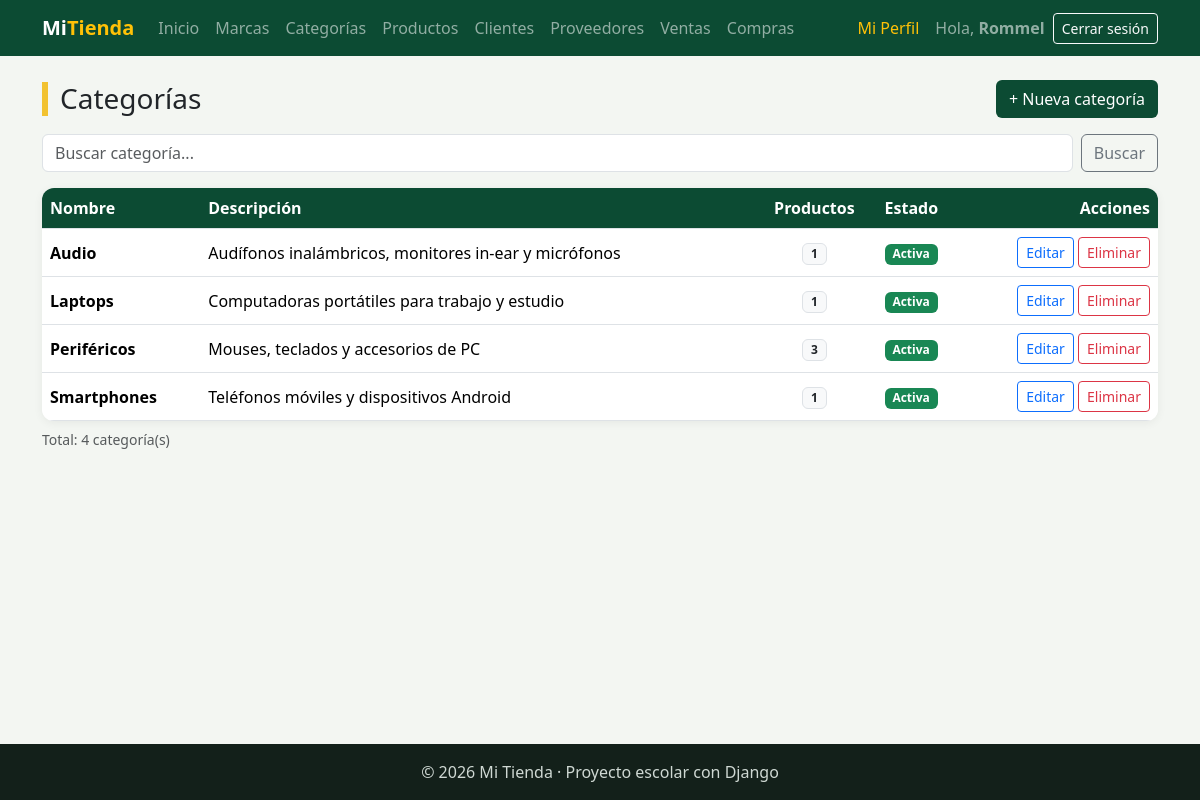
The page /facturacion/categorias/ (signed in) on the database its author committed.
### facturacion/models.py (models this page shows, shortened)
class ModeloBase(models.Model):
    user = models.ForeignKey(
        User,
        on_delete=models.SET_NULL,
        null=True,
        blank=True,
        editable=False,
        related_name="%(class)s_registrados",
        verbose_name="Registrado por",
    )
    fecha_creacion = models.DateTimeField("Fecha de creación", auto_now_add=True)
    fecha_modificacion = models.DateTimeField("Última modificación", auto_now=True)
    class Meta:
        abstract = True

class Categoria(ModeloBase):
    nombre = models.CharField(max_length=60, unique=True)
    descripcion = models.TextField("Descripción", blank=True)
    activo = models.BooleanField(default=True)
    class Meta:
        verbose_name = "Categoría"
        verbose_name_plural = "Categorías"
        ordering = ["nombre"]

### facturacion/views.py (the view)
# urls.py: path("categorias/", views.CategoriaListView.as_view(), name="categoria_lista"),
class CategoriaListView(LoginRequiredMixin, ListView):
    model = Categoria
    template_name = "facturacion/categoria_lista.html"
    context_object_name = "categorias"
    paginate_by = 5
    extra_context = {"titulo": "Categorías"}
    def get_queryset(self):
        categorias = super().get_queryset()
        q = self.request.GET.get("q", "")
        if q:
            categorias = categorias.filter(nombre__icontains=q)
        return categorias
    def get_context_data(self, **kwargs):
        contexto = super().get_context_data(**kwargs)
        contexto["q"] = self.request.GET.get("q", "")
        return contexto

### facturacion/templates/facturacion/categoria_lista.html (shortened to what this page needs)
{% extends "base.html" %}
{% block contenido %}
<div class="d-flex justify-content-between align-items-center flex-wrap gap-2 mb-3">
    <h1 class="h3 titulo-pagina m-0">{{ titulo }}</h1>
    <a href="{% url 'facturacion:categoria_crear' %}" class="btn btn-verde">+ Nueva categoría</a>
</div>
<form method="get" class="d-flex gap-2 mb-3">
    <input type="text" name="q" value="{{ q }}" class="form-control" placeholder="Buscar categoría...">
    <button type="submit" class="btn btn-outline-secondary">Buscar</button>
</form>
<div class="tarjeta p-0 table-responsive">
    <table class="table table-hover align-middle m-0">
        <thead>
            <tr><th>Nombre</th><th>Descripción</th><th class="text-center">Productos</th><th>Estado</th><th class="text-end">Acciones</th></tr>
        </thead>
        <tbody>
            {% for categoria in categorias %}
            <tr>
                <td class="fw-semibold">{{ categoria.nombre }}</td>
                <td>{{ categoria.descripcion|default:"-" }}</td>
                <td class="text-center"><span class="badge bg-light text-dark border">{{ categoria.productos.count }}</span></td>
                <td>
                    {% if categoria.activo %}<span class="badge bg-success">Activa</span>{% else %}<span class="badge bg-secondary">Inactiva</span>{% endif %}
                </td>
                <td class="text-end text-nowrap">
                    <a href="{% url 'facturacion:categoria_editar' categoria.pk %}" class="btn btn-sm btn-outline-primary">Editar</a>
                    <a href="{% url 'facturacion:categoria_eliminar' categoria.pk %}" class="btn btn-sm btn-outline-danger">Eliminar</a>
                </td>
            </tr>
            {% empty %}
            <tr><td colspan="5" class="text-center text-muted py-4">No hay categorías registradas.</td></tr>
            {% endfor %}
        </tbody>
    </table>
</div>
<p class="text-muted small mt-2">Total: {{ page_obj.paginator.count }} categoría(s)</p>
{% endblock %}

### templates/base.html (shortened to what this page needs)
{% load static %}
<!DOCTYPE html>
<html lang="es">
<head>
    <link href="https://cdn.jsdelivr.net/npm/bootstrap@5.3.3/dist/css/bootstrap.min.css" rel="stylesheet">
    <link rel="stylesheet" href="{% static 'css/estilos.css' %}">
</head>
<body>
<nav class="navbar navbar-expand-lg navbar-dark barra">
    <div class="container">
        <a class="navbar-brand fw-bold" href="{% url 'home' %}">Mi<span class="text-warning">Tienda</span></a>
        <div class="collapse navbar-collapse" id="menu">
            <ul class="navbar-nav me-auto">
                <li class="nav-item"><a class="nav-link" href="{% url 'home' %}">Inicio</a></li>
                {% if user.is_authenticated %}
                    <li class="nav-item"><a class="nav-link" href="{% url 'facturacion:marca_lista' %}">Marcas</a></li>
                    <li class="nav-item"><a class="nav-link" href="{% url 'facturacion:categoria_lista' %}">Categorías</a></li>
                    <li class="nav-item"><a class="nav-link" href="{% url 'facturacion:producto_lista' %}">Productos</a></li>
                    <li class="nav-item"><a class="nav-link" href="{% url 'facturacion:cliente_lista' %}">Clientes</a></li>
                    <li class="nav-item"><a class="nav-link" href="{% url 'facturacion:proveedor_lista' %}">Proveedores</a></li>
                    <li class="nav-item"><a class="nav-link" href="{% url 'facturacion:venta_lista' %}">Ventas</a></li>
                    <li class="nav-item"><a class="nav-link" href="{% url 'facturacion:compra_lista' %}">Compras</a></li>
                {% endif %}
            </ul>
            <ul class="navbar-nav align-items-lg-center gap-2">
                {% if user.is_authenticated %}
                    <li class="nav-item"><a class="nav-link text-warning" href="{% url 'facturacion:mi_perfil' %}">Mi Perfil</a></li>
                    <li class="nav-item navbar-text">Hola, <b>{{ user.username }}</b></li>
                    <li class="nav-item">
                        <form method="post" action="{% url 'logout' %}" class="d-inline">
                            <button type="submit" class="btn btn-sm btn-outline-light">Cerrar sesión</button>
                        </form>
                    </li>
                {% else %}
                    <li class="nav-item"><a class="nav-link" href="{% url 'login' %}">Ingresar</a></li>
                    <li class="nav-item"><a class="btn btn-sm btn-warning" href="{% url 'registro' %}">Crear cuenta</a></li>
                {% endif %}
            </ul>
        </div>
    </div>
</nav>
<main class="container py-4">
    {% block contenido %}{% endblock %}
</main>
<footer class="pie text-center py-3">© 2026 Mi Tienda · Proyecto escolar con Django</footer>
</body>
</html>

### static/css/estilos.css (style rules this page uses)
:root { --verde: #0c4b33; --verde-claro: #2f9e6e; --amarillo: #f2c230; }
body { background-color: #f3f6f2; min-height: 100vh; display: flex; flex-direction: column; }
main { flex: 1; }
.barra { background-color: var(--verde); }
.titulo-pagina { border-left: 6px solid var(--amarillo); padding-left: 12px; }
.tarjeta { background: white; border-radius: 12px; padding: 24px; box-shadow: 0 2px 10px rgba(0,0,0,.06); }
.table thead th { background-color: var(--verde); color: white; }
.btn-verde { background-color: var(--verde); color: white; }
.pie { background-color: #13201a; color: #cfd8d3; }

### rows shown on the page
Categoria: nombre "Audio", descripcion "Audífonos inalámbricos, monitores in-ear y micrófonos", productos.count "1", activo "Activa"
Categoria: nombre "Laptops", descripcion "Computadoras portátiles para trabajo y estudio", productos.count "1", activo "Activa"
Categoria: nombre "Periféricos", descripcion "Mouses, teclados y accesorios de PC", productos.count "3", activo "Activa"
Categoria: nombre "Smartphones", descripcion "Teléfonos móviles y dispositivos Android", productos.count "1", activo "Activa"

### other values the page prints
{{ user.username }} "Rommel"
{{ titulo }} "Categorías"
{{ page_obj.paginator.count }} "4"
